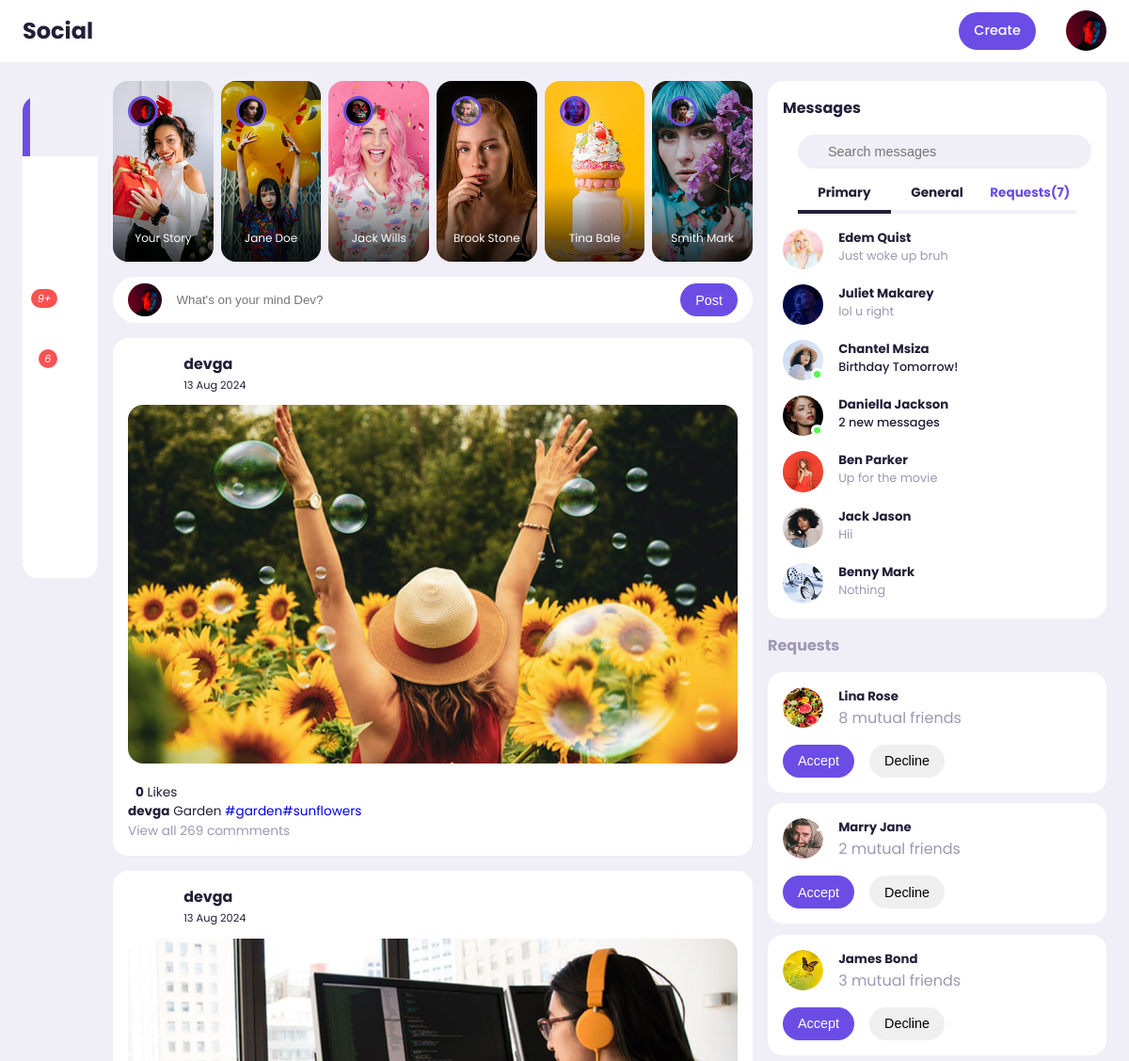
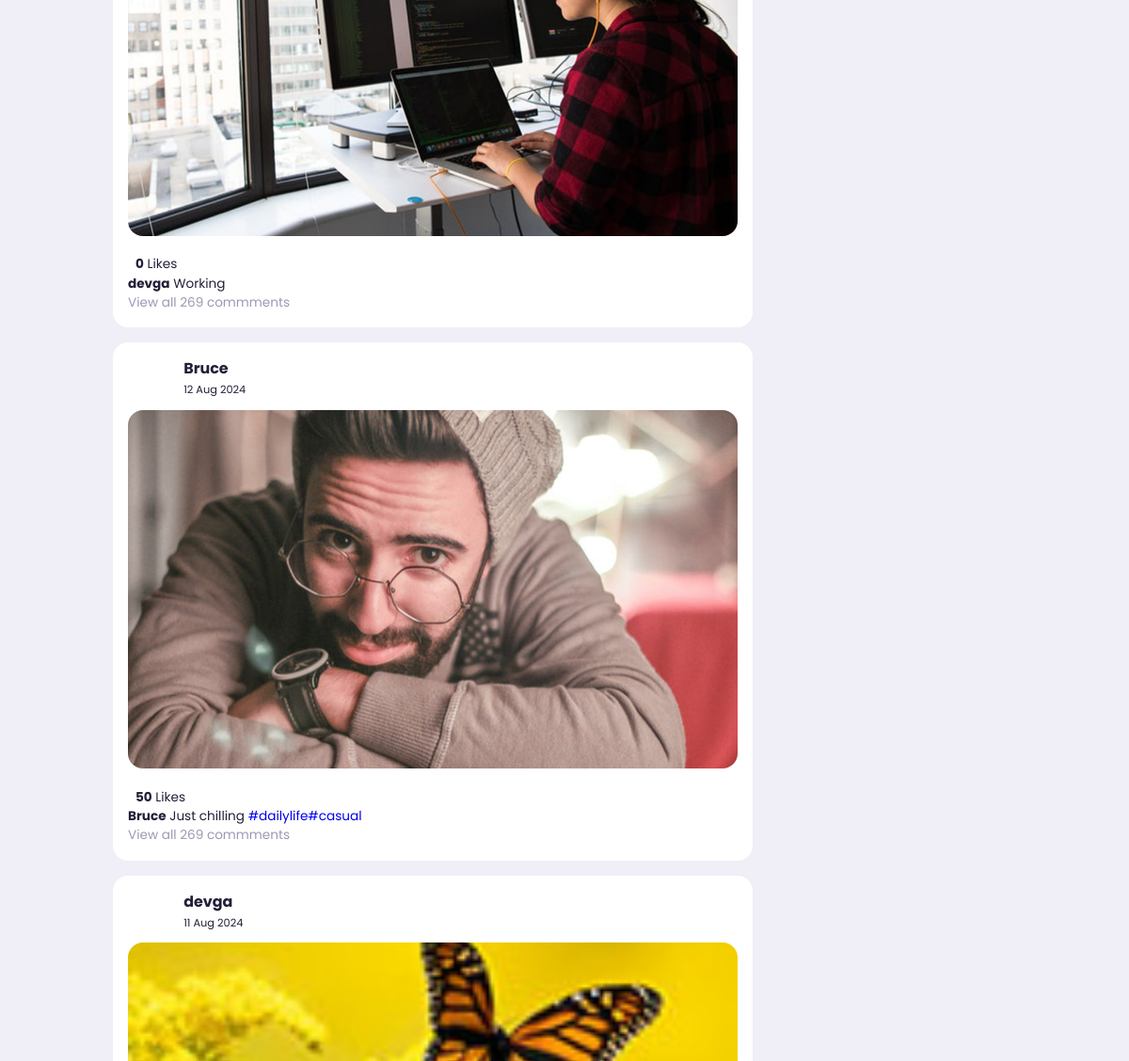
Page /post/ (signed in, upper part) on the earlier database version (2 pictures, top to bottom).
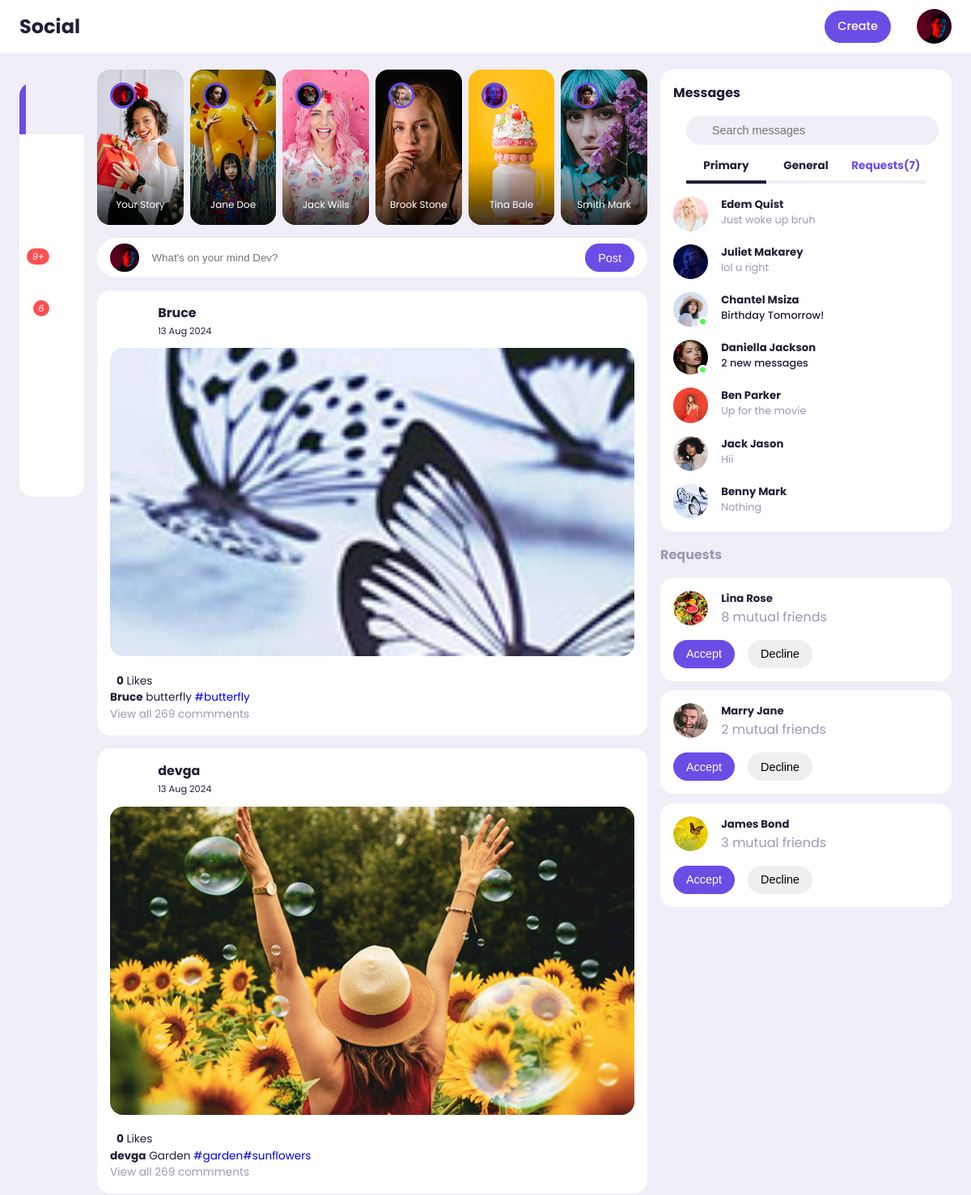
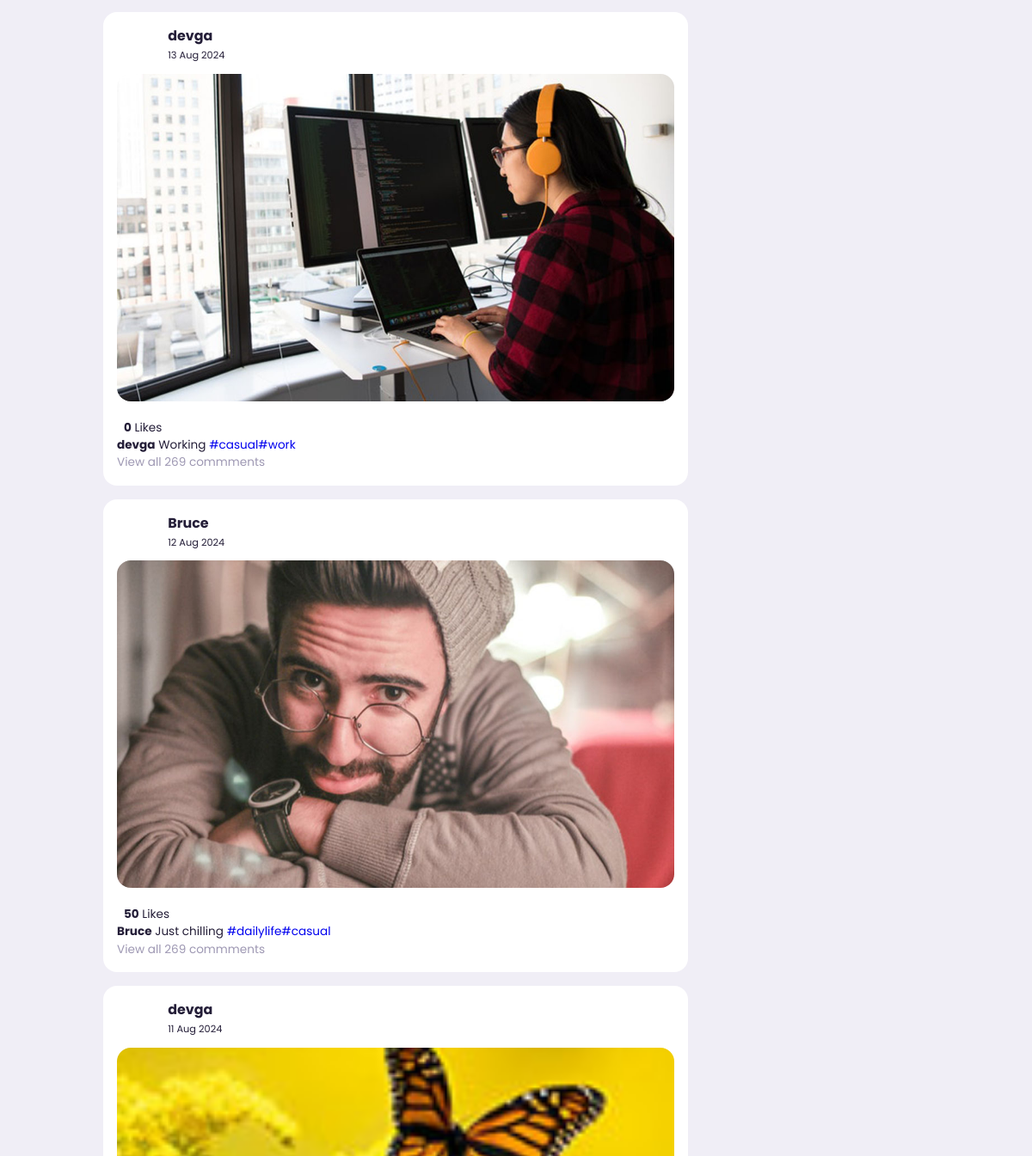
Same page on the later database version (2 pictures, top to bottom).
### post/models.py (models this page shows, shortened)
class Post(models.Model):
    id = models.UUIDField(primary_key=True,default=uuid.uuid4,editable=False)
    picture = models.ImageField(upload_to=user_directory_path,verbose_name="Picture",null=True)
    caption = models.CharField(max_length=10000,verbose_name="Caption")
    posted = models.DateTimeField(auto_now_add=True)
    tag = models.ManyToManyField(Tag,related_name="tags")
    user = models.ForeignKey(User,on_delete=models.CASCADE)
    likes = models.IntegerField(default=0)

class Tag(models.Model):
    title = models.CharField(max_length=100,verbose_name="Tag")
    slug = models.SlugField(null=False,unique=True,default=uuid.uuid1)
    class Meta:
        verbose_name  = 'Tag'
        verbose_name_plural = 'Tags'
    def get_absolute_url(self):
        return reverse('tags',args=[self.slug])

### post/views.py (the view)
# urls.py: 2. Add a URL to urlpatterns:  path('', views.home, name='home')
def home(request):
    user = request.user
    posts = Stream.objects.filter(user=user)
    group_ids = []
    for post in posts:
        group_ids.append(post.post_id)
    post_items = Post.objects.filter(id__in=group_ids).all().order_by('-posted')
    context = {
        'post_items' : post_items
    }
    return render(request,"index.html",context)

### templates/index.html (shortened to what the changed rows need)
{%extends 'base.html'%}
{% load static %}
        {% block content %}
            <div class="middle">
                <div class="feeds">
                    {% for post in post_items %}
                    <div class="feed">
                        <div class="head">
                            <div class="user">
                                <div class="profile-photo">
                                </div>
                                <div class="ingo">
                                    <h3>{{post.user.username}}</h3>
                                    <small>{{post.posted|date:"d M Y"}}</small>
                                </div>
                            </div>
                        </div>
                        <div class="photo">
                            <a href="{%url 'post-details' post.id%}"><img src="{{post.picture.url}}" style="height: 381px; object-fit: cover;" >
                        </a>
                        </div>
                        <div class="liked-by">
                            <p><b>{{post.likes}}</b> Likes
                        </div>
                        <div class="caption">
                            <p><b>{{post.user.username}}</b> {{post.caption}}
                                 <span class="harsh-tag">{% for tag in post.tag.all%}<a href ="{{tag.get_absolute_url}}">#{{tag.title}}</a>{% endfor %}</span></p>
                        </div>
                        <div>
                            <div class="comments text-muted">View all 269 commments</div>
                        </div>
                    </div>
                    {% endfor %}
                </div>
            </div>
{% endblock content %}

Differences in the rows shown:
added Post: user.username "Bruce", posted "13 Aug 2024", picture (picture), likes "0", caption "butterfly"
now on this page (row unchanged): Tag: title "butterfly", shown under "Bruce"
changed Post "Working": gains Tag (title "work"); gains Tag (title "casual")
